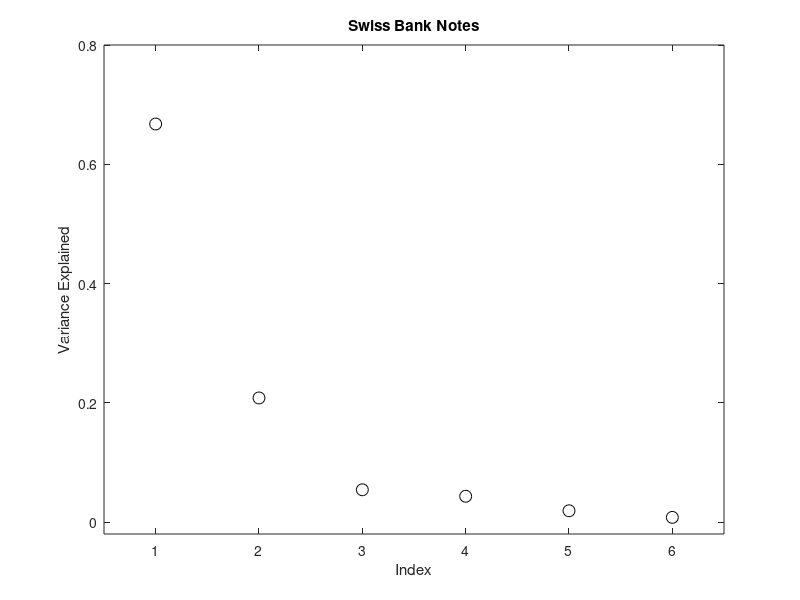
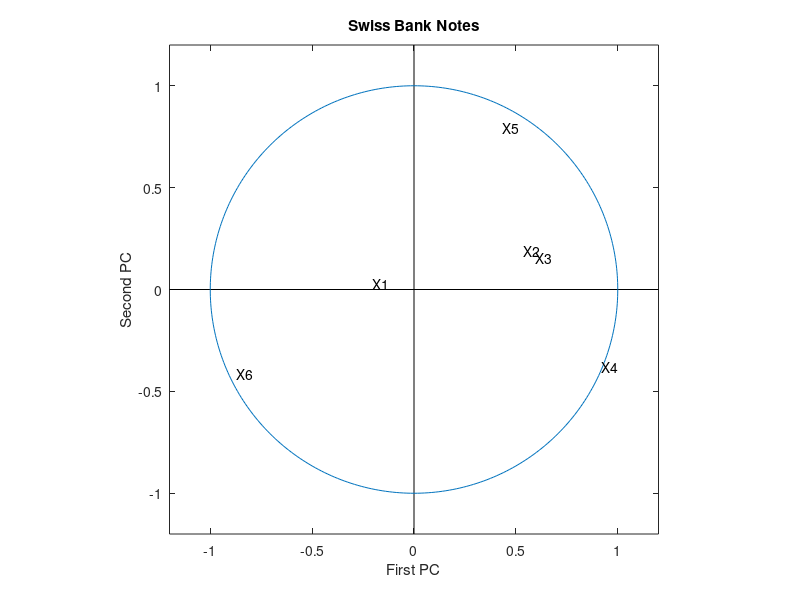

MATLAB code for these plots, in order:
% -------------------------------------------------------------------------
% Book:         MVA
% -------------------------------------------------------------------------
% Quantlet:     MVApcabanki
% -------------------------------------------------------------------------
% Description:  MVApcabanki shows a screeplot of the eigenvalues for the
%               PCA of the Swiss bank notes (bank2.dat). It  computes the 
%               correlations between the variables and the principal 
%               components and displays the first two of them.
% -------------------------------------------------------------------------
% See also:     MVAcpcaiv, MVAnpcabank, MVAnpcafood, MVAnpcahous, 
%               MVAnpcahousi, MVAnpcahousi, MVAnpcausco, MVAnpcausco2,
%               MVApcabankr, MVApcasimu, MVApcasimu
% -------------------------------------------------------------------------
% Keywords:     PCA, correlation, eigenvalues, principal components, 
%               screeplot
% -------------------------------------------------------------------------
% Usage:        -
% -------------------------------------------------------------------------
% Inputs:       None
% -------------------------------------------------------------------------
% Output:       Screeplot of the eigenvalues for the PCA of the Swiss bank 
%               notes (bank2.dat). It computes the correlations between the 
%               variables and the principal components and displays the 
%               first two of them.
% -------------------------------------------------------------------------
% Example:      -
% -------------------------------------------------------------------------
% Author:       Wolfgang Haerdle, Jorge Patron, Vladimir Georgescu, 
%               Song Song optimized at 090612
% -------------------------------------------------------------------------

 % clear variables and close plots
close all
clc
clear

x      = load('bank2.dat');
[n p]  = size(x);
adjust = (n-1)*cov(x)/n;
[v e]  = eigs(adjust,p,'la'); % Calculates eigenvalues and eigenvectors and sorts them by size
e1     = (e*ones(p,1))';         % Creates column vector of eigenvalues
s      = sum(e1);
e1     = e1/s;

 % Plotting relative proportion of variance explained by PCs
nr     = 1:6;
figure(1)
scatter(nr,e1,75,'k')
xlabel('Index')
ylabel('Variance Explained')
title('Swiss Bank Notes')
xlim([0.5 6.5])
ylim([-0.02 0.8])
box on
m      = mean(x);
temp   = x-repmat(m,n,1);
r      = temp*v;
r      = horzcat(r,x);
r      = corr(r);
r1     = (-1)*r(7:12,1:2);       % CORRECTION
 % to save the plot in pdf or png please uncomment next 2 lines:
 %  print -painters -dpdf -r600 MVApcabanki01.pdf
 %  print -painters -dpng -r600 MVApcabanki01.png



 % Plot the correlation of the original variable with the PCs.
figure(2)
hold on
xlim([-1.2 1.2])
ylim([-1.2 1.2])
line([-1.2 1.2],[0 0],'Color','k')
line([0 0],[1.2 -1.2],'Color','k')
title('Swiss Bank Notes')
xlabel('First PC')
ylabel('Second PC')
daspect([1,1,1])
plot(exp((-1)^.5*[0:2*pi/360:2*pi]))        % plot unit circle
box on
text(r1(1,1),r1(1,2),'X1')
text(r1(2,1),r1(2,2),'X2')
text(r1(3,1),r1(3,2),'X3')
text(r1(4,1),r1(4,2),'X4')
text(r1(5,1),r1(5,2),'X5')
text(r1(6,1),r1(6,2),'X6')
hold off

 % to save the plot in pdf or png please uncomment next 2 lines:
 %  print -painters -dpdf -r600 MVApcabanki02.pdf
 %  print -painters -dpng -r600 MVApcabanki02.png
